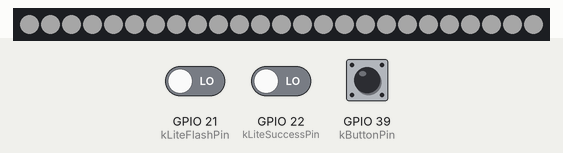
A sketch run on a simulated ESP32. Parts: 25 RGB LEDs in strip order, left to right. Inputs (shaded band) come from the test bench; at power-on: GPIO 22 (kLiteSuccessPin) LOW, GPIO 39 (kButtonPin) LOW, GPIO 21 (kLiteFlashPin) LOW. Dim RGB values are drawn brighter than linear; what the sketch prints to the serial monitor is not drawn.

Above: at 1.2 s.
1.3 s: GPIO 22 (kLiteSuccessPin) driven HIGH
At 3.1 s:
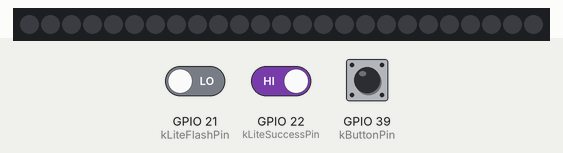
3.4 s: GPIO 39 (kButtonPin) pulled HIGH for 3.2 s
At 3.72 s:
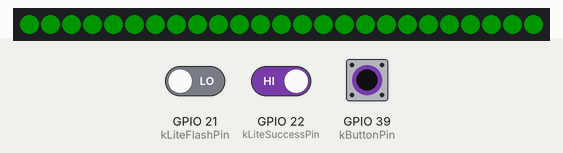
Timing chart, 0 to 6.4 s (numbered marks = the images above; inputs shaded):
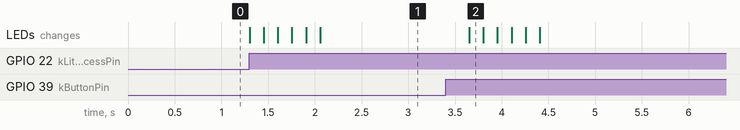

The sketch:

atomMatrix.ino
```cpp
// atomMatrix.ino — ATOM Matrix as a wired physical shutter button for CamS3.
//
// Watches this board's own onboard button and, on each press, pulses a
// GPIO output LOW for a moment — wired straight to a CamS3's GPIO0 pin
// (see arduino/camS3/camS3.ino's own GPIO0 handling, already built to
// expect exactly this: "ground GPIO0 briefly (an external push button
// between GPIO0 and GND)"). CamS3 can't tell the difference between this
// and a plain mechanical button, so no CamS3-side changes are needed.
//
// Deliberately NOT WiFi-based: this exists as an alternative to
// CamS3Remote (src/cams3_remote.*, the ATOM Lite's own single-click ->
// HTTP GET http://m5cam.local/shutter trigger) for exactly the failure
// mode that path is exposed to — WiFi/mDNS being unreachable or slow.
// A direct wire has no network to fail, at the cost of needing the two
// boards physically close together and sharing a ground.
//
// Wiring (2 wires, no Grove/JST needed — plain jumper wires to the pin
// header on both boards):
//   ATOM Matrix G26 (this board's kTriggerOutPin) -> CamS3 GPIO0
//   ATOM Matrix GND                               -> CamS3 GND
// A shared ground is required for the logic-level signal to mean
// anything on the receiving end — without it this will not work
// reliably (or at all).
//
// ⚠️ CamS3's GPIO0 is an ESP32 boot-strapping pin: held LOW at power-on
// or reset, it boots into the UART download/bootloader instead of
// running the app. Fine for normal operation (this board only pulses it
// low well after CamS3 has already booted), but don't power up or reset
// CamS3 while this board happens to be mid-pulse.
//
// Optional second wiring, for mirroring ATOM Lite's own button instead of
// (or alongside) this board's own — see src/matrix_signal.h:
//   ATOM Lite G21 (flash signal)   -> ATOM Matrix G21 (kLiteFlashPin)
//   ATOM Lite G22 (success signal) -> ATOM Matrix G22 (kLiteSuccessPin)
//   ATOM Lite GND                  -> ATOM Matrix GND (same ground as above)
// Leave unwired if this board is only ever used for its own button.
//
// This board does double duty — both roles share the same LED matrix and
// don't conflict (a person only presses one button at a time):
//   (1) Its own button triggers CamS3 directly (above).
//   (2) It can ALSO mirror the ATOM Lite's own button as a flash/result
//       display (see src/matrix_signal.* and README.md's「ATOM Lite⇔ATOM
//       Matrix フラッシュ表示」section) — wire ATOM Lite G21/G22 to this
//       board's same-numbered pins (+ shared GND) and checkLiteSignals()
//       below reflects them on the matrix. Entirely optional: with
//       nothing wired to G21/G22, they just read low and do nothing.
//
// LED matrix feedback (5x5 SK6812, G27, driven via FastLED — see
// setMatrix()/blinkMatrixGreen()), same visual language for both roles:
//   - WHITE, solid, for as long as this board's own button is held down,
//     OR for as long as ATOM Lite's G21 signal is high (its own button
//     held / CamS3 trigger in flight).
//   - GREEN, 3x blink, once (a) this board's own trigger pulse to CamS3
//     has been sent in full, or (b) a rising edge is seen on ATOM Lite's
//     G22 signal. Either way this means "the signal was sent/seen", not a
//     confirmation CamS3 actually captured/printed anything — there is no
//     wire back from CamS3 in case (a), and case (b) only repeats
//     whatever ATOM Lite itself already decided (see main.cpp's
//     triggerCamS3Shutter() — same caveat applies there for its own
//     wired-CamS3-link mode). Check CamS3's own LED (GPIO14) or serial
//     log for real confirmation.
//   - For this board's own button specifically: if the press is swallowed
//     by the debounce window (see kDebounceMs) instead of triggering, the
//     white just turns off with no green blink, since nothing was sent.
//   - No sound: this board has no onboard speaker/buzzer (unlike M5Stack
//     ATOM Echo, which does) — LED-only feedback is all that's possible
//     without adding external hardware.
//
// Target hardware: M5Stack ATOM Matrix (same ESP32-PICO-D4 + onboard
// button on G39 as ATOM Lite — see src/main.cpp's checkButton() for the
// same button-reading approach reused here — just with a 5x5 SK6812 LED
// matrix on G27 instead of ATOM Lite's single pixel). Arduino IDE: board
// "M5Atom" (same entry covers both Lite and Matrix). Requires the
// "FastLED" library (Daniel Garcia et al.) via Arduino Library Manager —
// the only extra dependency; the core's own neopixelWrite() helper
// (used by ATOM Lite's led.cpp) only drives a single WS2812-type LED, not
// this board's 25-pixel array.
//
// UNTESTED ON REAL HARDWARE.

#include <Arduino.h>
#include <FastLED.h>

constexpr uint8_t kButtonPin = 39;      // onboard button, active LOW — same pin/polarity as ATOM Lite
constexpr uint8_t kTriggerOutPin = 26;  // -> CamS3 GPIO0 (see wiring above)
constexpr unsigned long kMinPressMs = 50;    // debounce floor for a "real" press, same as src/main.cpp
constexpr unsigned long kDebounceMs = 300;   // ignore re-triggers within this long of the last one
constexpr unsigned long kPulseMs = 250;      // how long the output pin stays LOW per trigger — comfortably
                                              // longer than one pass of CamS3's own loop() so its
                                              // digitalRead() can't miss the pulse between iterations

constexpr uint8_t kMatrixPin = 27;    // onboard 5x5 SK6812 matrix
constexpr uint8_t kMatrixCount = 25;
constexpr uint8_t kMatrixBrightness = 40;  // dim — matches led.cpp's own kBrightness for the same reason
constexpr uint8_t kSuccessBlinkCount = 3;
constexpr unsigned long kSuccessBlinkOnMs = 150;
constexpr unsigned long kSuccessBlinkOffMs = 150;

// Optional inputs from an ATOM Lite's own button (see the second wiring
// block above / src/matrix_signal.h) — read as plain digitalRead(), no
// pull resistor needed since ATOM Lite actively drives both HIGH/LOW
// (never left floating).
constexpr uint8_t kLiteFlashPin = 21;
constexpr uint8_t kLiteSuccessPin = 22;

CRGB matrixLeds[kMatrixCount];

unsigned long buttonDownSinceMs = 0;
unsigned long lastTriggerMs = 0;
bool liteFlashActive = false;
bool liteSuccessWasHigh = false;

void setMatrix(const CRGB &color) {
    fill_solid(matrixLeds, kMatrixCount, color);
    FastLED.show();
}

void blinkMatrixGreen() {
    for (uint8_t i = 0; i < kSuccessBlinkCount; i++) {
        setMatrix(CRGB::Green);
        delay(kSuccessBlinkOnMs);
        setMatrix(CRGB::Black);
        if (i + 1 < kSuccessBlinkCount) delay(kSuccessBlinkOffMs);
    }
}

void triggerCamS3() {
    Serial.println("[atomMatrix] button pressed — pulsing GPIO26 LOW to trigger CamS3's shutter");
    // Matrix is already white from checkButton()'s press-down handling;
    // stays that way through the pulse itself, then switches to the
    // green "sent" blink below.
    digitalWrite(kTriggerOutPin, LOW);
    delay(kPulseMs);
    digitalWrite(kTriggerOutPin, HIGH);
    Serial.println("[atomMatrix] pulse done");
    blinkMatrixGreen();
}

void checkButton() {
    bool pressed = digitalRead(kButtonPin) == LOW;
    if (pressed) {
        if (buttonDownSinceMs == 0) {
            buttonDownSinceMs = millis();
            setMatrix(CRGB::White);  // immediate "you're pressing it" feedback
        }
    } else if (buttonDownSinceMs != 0) {
        unsigned long heldMs = millis() - buttonDownSinceMs;
        buttonDownSinceMs = 0;
        if (heldMs >= kMinPressMs && (millis() - lastTriggerMs) > kDebounceMs) {
            lastTriggerMs = millis();
            triggerCamS3();  // leaves the matrix off after its green blink
        } else {
            setMatrix(CRGB::Black);  // press too short / still in debounce window — nothing sent, so no green blink
        }
    }
}

// Mirrors an ATOM Lite's own button (see src/matrix_signal.h /
// main.cpp's triggerCamS3Shutter()) onto this board's matrix, if wired —
// see the file header's second wiring block. No-op if nothing is
// connected to kLiteFlashPin/kLiteSuccessPin (they just read low).
void checkLiteSignals() {
    bool flash = digitalRead(kLiteFlashPin) == HIGH;
    if (flash != liteFlashActive) {
        liteFlashActive = flash;
        setMatrix(flash ? CRGB::White : CRGB::Black);
    }

    bool successHigh = digitalRead(kLiteSuccessPin) == HIGH;
    if (successHigh && !liteSuccessWasHigh) {
        Serial.println("[atomMatrix] ATOM Lite success signal seen");
        blinkMatrixGreen();
        setMatrix(liteFlashActive ? CRGB::White : CRGB::Black);  // restore whatever the flash line still says
    }
    liteSuccessWasHigh = successHigh;
}

void setup() {
    Serial.begin(115200);
    Serial.println("\n=== atomMatrix starting ===");

    pinMode(kButtonPin, INPUT);
    pinMode(kTriggerOutPin, OUTPUT);
    digitalWrite(kTriggerOutPin, HIGH);  // idle high — CamS3's GPIO0 is INPUT_PULLUP, active LOW
    pinMode(kLiteFlashPin, INPUT);
    pinMode(kLiteSuccessPin, INPUT);

    FastLED.addLeds<WS2812, kMatrixPin, GRB>(matrixLeds, kMatrixCount);
    FastLED.setBrightness(kMatrixBrightness);
    setMatrix(CRGB::Black);

    Serial.println("=== atomMatrix ready — press the button to trigger CamS3's shutter ===");
}

void loop() {
    checkButton();
    checkLiteSignals();
}
```

Measured:
- after the input at 1.3 s, the LEDs: first change at once (image 1 shows a later state)
- after the input at 3.4 s, the LEDs: change after 0.25 s (image 2)
